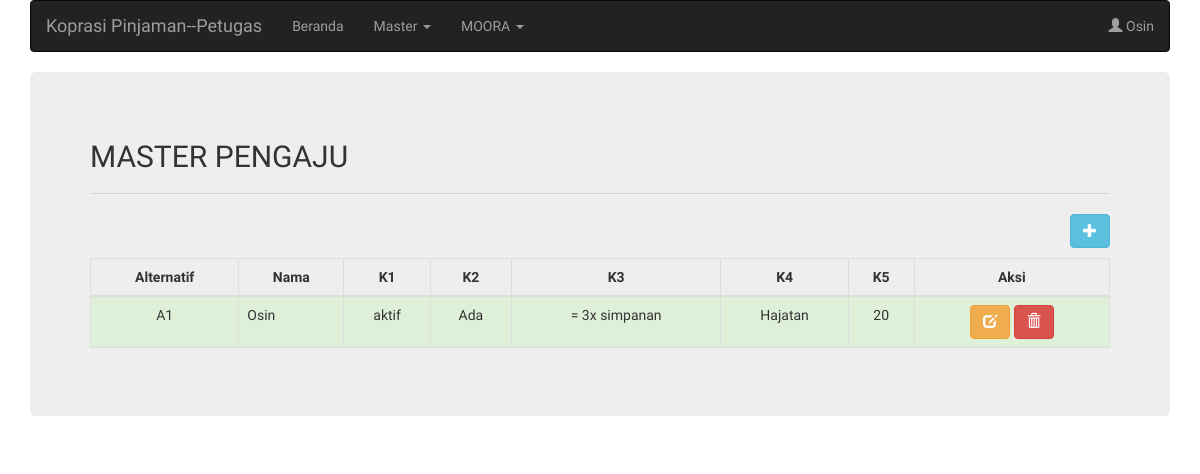
The app's page /halaman_petugas.php?page=master_pengaju (signed in), older data.
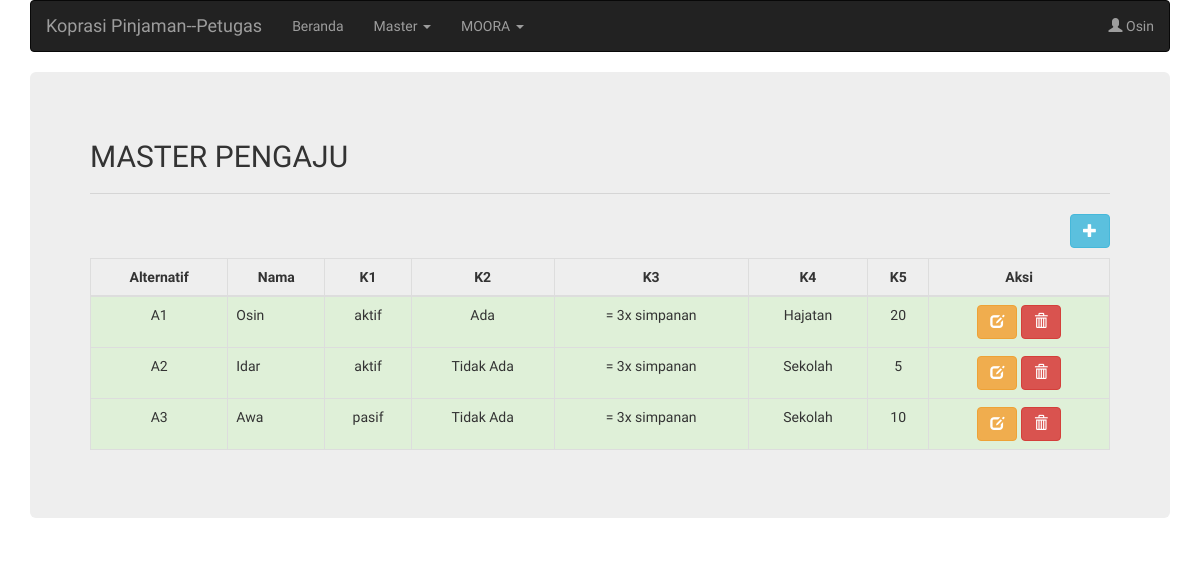
The same page, newer data.
### tables this page shows
CREATE TABLE `user` (
  `id` int(11) NOT NULL,
  `nama` varchar(255) NOT NULL,
  `username` varchar(255) NOT NULL,
  `password` varchar(255) NOT NULL,
  `level` varchar(15) NOT NULL,
  `status` enum('aktif','pasif') NOT NULL
);

CREATE TABLE `tb_pengajuan` (
  `id` int(11) NOT NULL,
  `id_peminjam` int(11) NOT NULL,
  `besar_pinjaman` int(11) NOT NULL,
  `status_keanggotaan` enum('aktif','pasif') NOT NULL,
  `status_pinjaman` enum('Tidak Ada','Ada') NOT NULL,
  `keperluan` enum('Modal Usaha','Berobat','Sekolah','Kebutuhan Sehari-hari','Hajatan') NOT NULL,
  `jangka_waktu` enum('5','10','20') NOT NULL,
  `tanggal_pengajuan` date NOT NULL,
  `status_pengajuan` varchar(20) DEFAULT NULL
);

CREATE TABLE `tb_pinjaman` (
  `id_anggota` int(11) NOT NULL,
  `nama_anggota` varchar(50) NOT NULL,
  `saldo_pinjaman` float NOT NULL,
  `sejak tanggal` date NOT NULL
);

### petugas/master_pengaju.php (the view, shortened to what this page needs)
<h2>MASTER PENGAJU</h2>
<hr />
<button type="button" class="btn btn-info pull-right" style="margin-bottom: 10px" data-toggle="modal" data-target="#">
  <span class="glyphicon glyphicon-plus"></span>
</button>
<table class="table table-bordered">
  <thead>
    <tr>
      <th class="text-center">Alternatif</th>
      <th class="text-center">Nama</th>
      <th class="text-center">K1</th>
      <th class="text-center">K2</th>
      <th class="text-center">K3</th>
      <th class="text-center">K4</th>
      <th class="text-center">K5</th>
      <th class="text-center">Aksi</th>
    </tr>
  </thead>
  <tbody>
    <?php
      $sqlPengajuan = "SELECT a.besar_pinjaman, a.status_keanggotaan, a.status_pinjaman, a.keperluan, a.jangka_waktu, b.saldo_pinjaman, b.nama_anggota, c.jumlah from tb_pengajuan a JOIN tb_pinjaman b on a.id_peminjam = b.id_anggota JOIN tb_simpanan c on a.id_peminjam = c.id_anggota";
      $queryPengajuan = mysqli_query($koneksi, $sqlPengajuan);
      $no = 1;
    ?>
    <?php while($listPengajuan = mysqli_fetch_array($queryPengajuan)){ ?>
      <tr class="success">
      	<td class="text-center">A<?php echo $no++?></td>
        <td><?php echo $listPengajuan['nama_anggota']; ?></td>
        <td class="text-center"><?php echo $listPengajuan['status_keanggotaan']; ?></td>
        <td class="text-center"><?php echo $listPengajuan['status_pinjaman']; ?></td>
        <td class="text-center">
        	<?php
        		$total = $listPengajuan['jumlah'] - $listPengajuan['saldo_pinjaman'];
        		$cek = $total * 3;
        		$k3 = '';
        		if($listPengajuan['besar_pinjaman'] = $cek)
        			$k3 = '= 3x simpanan';
        		elseif ($listPengajuan['besar_pinjaman'] < $cek) {
        			$k3 = '< 3x simpanan';
        		}else{
        			$k3 = '> 3x simpanan';
        		}
        		echo $k3;
    		?>
        </td>
        <td class="text-center"><?php echo $listPengajuan['keperluan']; ?></td>
        <td class="text-center"><?php echo $listPengajuan['jangka_waktu']; ?></td>
        <td class="text-center">
          <a
            href="javascript:;"
            data-toggle="modal" data-target="#"
            class="btn btn-warning">
              <span class="glyphicon glyphicon-edit"></span>
          </a>
          <a
            href="javascript:;"
            data-toggle="modal" data-target="#"
            class="btn btn-danger">
              <span class="glyphicon glyphicon-trash"></span>
          </a>
        </td>
      </tr>
    <?php } ?>
  </tbody>
</table>

### halaman_petugas.php (shortened to what this page needs)
<!DOCTYPE html>
<html lang="en">
<head>
  <link rel="stylesheet" href="https://maxcdn.bootstrapcdn.com/bootstrap/3.4.0/css/bootstrap.min.css">
</head>
<body style="font-family: 'Didact Gothic', sans-serif;">
  <?php include("koneksi.php"); ?>
  <?php
      $sqlAnggota = "SELECT * FROM user WHERE username = '".$_SESSION['username']."'";
      $queryAnggota = mysqli_query($koneksi, $sqlAnggota);
      $anggota = mysqli_fetch_array($queryAnggota);
  ?>
  <div class="container">
    <nav class="navbar navbar-inverse">
      <div class="container-fluid">
        <div class="navbar-header">
          <a class="navbar-brand" href="halaman_petugas.php?page=home">Koprasi Pinjaman--Petugas</a>
        </div>
        <ul class="nav navbar-nav">
          <li><a href="halaman_petugas.php?page=home">Beranda</a></li>
          <li class="dropdown">
            <a class="dropdown-toggle" data-toggle="dropdown" href="#">Master
            <span class="caret"></span></a>
          </li>
          <li class="dropdown">
            <a class="dropdown-toggle" data-toggle="dropdown" href="#">MOORA
            <span class="caret"></span></a>
          </li>
        </ul>
        <ul class="nav navbar-nav navbar-right">
          <li class="dropdown"><a class="dropdown-toggle" data-toggle="dropdown" href="#"><span class="glyphicon glyphicon-user"></span> <?php echo $anggota['nama']; ?></a>
          </li>
        </ul>
      </div>
    </nav>
    <div class="jumbotron">
      <?php
        if(isset($_GET['page'])){
          $page = $_GET['page'];
          switch ($page) {
            case 'master_pengaju':
              include "petugas/master_pengaju.php";
              break;
          }
        }else{
          include "petugas/home.php";
        }
       ?>
    </div>
  </div>
</body>
</html>

Row changes from the older to the newer data that the page shows:
added tb_pengajuan: tb_pinjaman.nama_anggota "Idar", status_keanggotaan "aktif", status_pinjaman "Tidak Ada", k3 "= 3x simpanan", keperluan "Sekolah", jangka_waktu "5"
now on this page (row unchanged): tb_pengajuan: tb_pinjaman.nama_anggota "Awa", status_keanggotaan "pasif", status_pinjaman "Tidak Ada", k3 "= 3x simpanan", keperluan "Sekolah", jangka_waktu "10"
